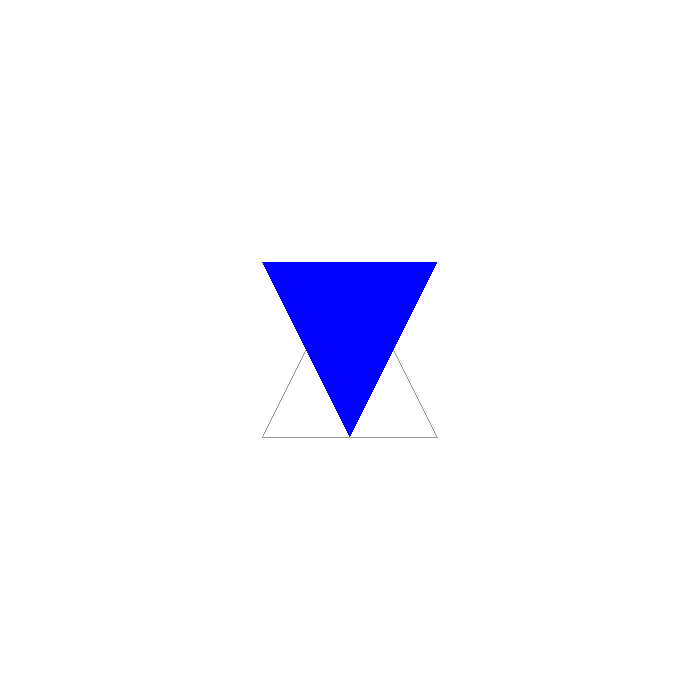

This chart was generated by the following Python code:
import numpy as np

from OpenGL.GL import *
from OpenGL.GLUT import *
from OpenGL.GLU import *

from PIL import Image


# -----------------------------------------
# Original Triangle using Homogeneous Coordinates
# -----------------------------------------

triangle = np.array([
    [-0.5, -0.5, 1],
    [ 0.5, -0.5, 1],
    [ 0.0,  0.5, 1]
], dtype=float)


# -----------------------------------------
# Reflection Matrix about X-axis
# -----------------------------------------

F = np.array([
    [1,  0, 0],
    [0, -1, 0],
    [0,  0, 1]
], dtype=float)


# -----------------------------------------
# Apply Reflection
# -----------------------------------------

transformed = []

for point in triangle:
    new_point = F @ point
    transformed.append(new_point)

transformed = np.array(transformed)


# -----------------------------------------
# Display Matrix and Coordinates
# -----------------------------------------

print("Reflection Matrix about X-axis:")
print(F)

print("\nOriginal Coordinates:")
print(triangle)

print("\nReflected Coordinates:")
print(transformed)


# -----------------------------------------
# Display Function
# -----------------------------------------

def display():

    glClear(GL_COLOR_BUFFER_BIT)

    # Original triangle
    glColor3f(0.6, 0.6, 0.6)

    glBegin(GL_LINE_LOOP)

    for point in triangle:
        glVertex2f(point[0], point[1])

    glEnd()


    # Reflected triangle
    glColor3f(0.0, 0.0, 1.0)

    glBegin(GL_TRIANGLES)

    for point in transformed:
        glVertex2f(point[0], point[1])

    glEnd()

    glFlush()


# -----------------------------------------
# Save Image
# -----------------------------------------

def save_image():

    glReadBuffer(GL_FRONT)

    pixels = glReadPixels(
        0,
        0,
        700,
        700,
        GL_RGB,
        GL_UNSIGNED_BYTE
    )

    image = Image.frombytes(
        "RGB",
        (700, 700),
        pixels
    )

    # OpenGL image is upside down
    image = image.transpose(
        Image.Transpose.FLIP_TOP_BOTTOM
    )

    image.save("reflection.png")

    print("\nImage saved as reflection.png")


# -----------------------------------------
# Display and Save
# -----------------------------------------

def display_and_save():

    display()

    save_image()


# -----------------------------------------
# Main Function
# -----------------------------------------

def main():

    glutInit()

    glutInitDisplayMode(
        GLUT_SINGLE | GLUT_RGB
    )

    glutInitWindowSize(
        700,
        700
    )

    glutCreateWindow(
        b"Experiment 3 - Reflection"
    )

    # White background
    glClearColor(
        1.0,
        1.0,
        1.0,
        1.0
    )

    # Coordinate system
    glMatrixMode(GL_PROJECTION)

    glLoadIdentity()

    gluOrtho2D(
        -2,
        2,
        -2,
        2
    )

    glMatrixMode(GL_MODELVIEW)

    glutDisplayFunc(display_and_save)

    glutMainLoop()


# -----------------------------------------
# Start Program
# -----------------------------------------

if __name__ == "__main__":
    main()
